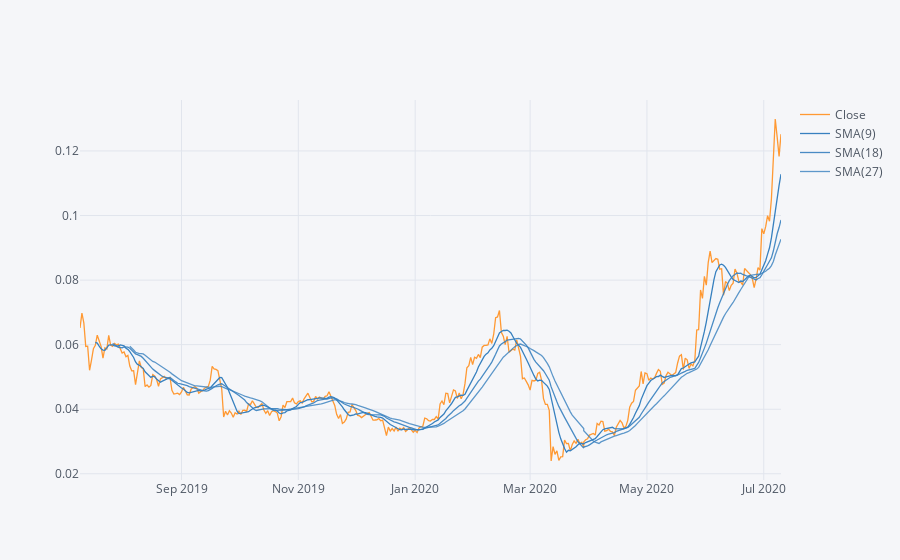

Notebook source saved alongside this figure:
### Code cell
#Visualization of Simple Moving Average
df['Close'].loc['2019-07-10':'2020-07-10'].ta_plot(study='sma',periods=[9,18,27])

### Figure 1 — Plotly figure (JSON) as saved in the notebook; plotly's stock layout.template omitted (floating-point values rounded to 4 significant figures; data arrays with more than 128 entries replaced by an {"elided": "..."} marker saying what was removed)
{"data": [{"line": {"color": "rgba(255, 153, 51, 1.0)", "dash": "solid", "shape": "linear", "width": 1.3}, "mode": "lines", "name": "Close", "text": "", "type": "scatter", "x": {"elided": "366 str values"}, "y": {"elided": "366 float values"}}, {"line": {"color": "rgba(55, 128, 191, 1.0)", "dash": "solid", "shape": "linear", "width": 1.3}, "mode": "lines", "name": "SMA(9)", "text": "", "type": "scatter", "x": {"elided": "366 str values"}, "y": {"elided": "366 mixed values"}}, {"line": {"color": "rgba(55, 128, 191, 0.8999999999999999)", "dash": "solid", "shape": "linear", "width": 1.3}, "mode": "lines", "name": "SMA(18)", "text": "", "type": "scatter", "x": {"elided": "366 str values"}, "y": {"elided": "366 mixed values"}}, {"line": {"color": "rgba(55, 128, 191, 0.7999999999999998)", "dash": "solid", "shape": "linear", "width": 1.3}, "mode": "lines", "name": "SMA(27)", "text": "", "type": "scatter", "x": {"elided": "366 str values"}, "y": {"elided": "366 mixed values"}}], "layout": {"legend": {"bgcolor": "#F5F6F9", "font": {"color": "#4D5663"}}, "paper_bgcolor": "#F5F6F9", "plot_bgcolor": "#F5F6F9", "title": {"font": {"color": "#4D5663"}}, "xaxis": {"gridcolor": "#E1E5ED", "showgrid": true, "tickfont": {"color": "#4D5663"}, "title": {"font": {"color": "#4D5663"}, "text": ""}, "zerolinecolor": "#E1E5ED"}, "yaxis": {"gridcolor": "#E1E5ED", "showgrid": true, "tickfont": {"color": "#4D5663"}, "title": {"font": {"color": "#4D5663"}, "text": ""}, "zerolinecolor": "#E1E5ED"}}}
